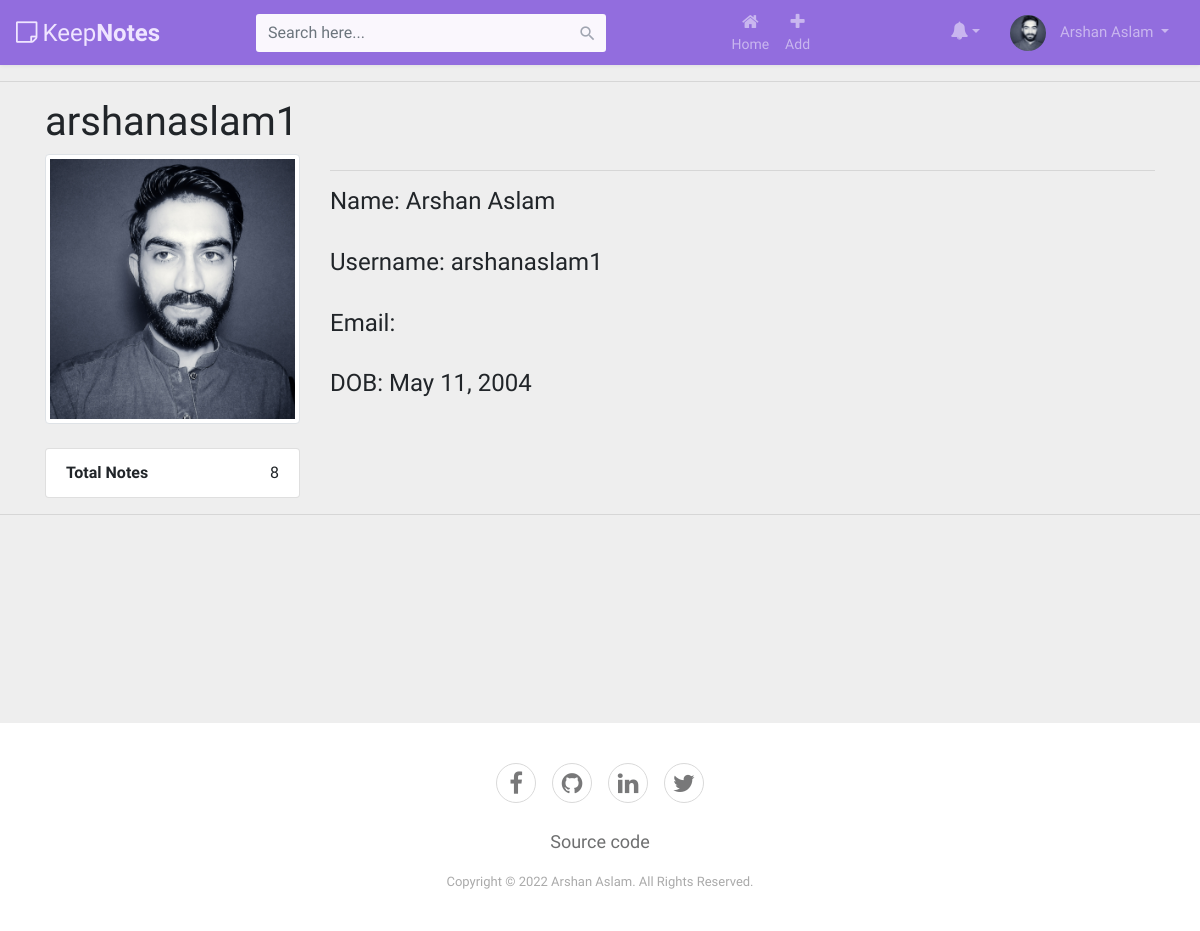
/accoun/3/profile (signed in), run on the app's committed database.
### accounts/models.py (models this page shows, shortened)
class User(AbstractUser):
    username_alphanumeric_validator = RegexValidator(r'^[0-9a-zA-Z]*$', 'Only alphanumeric characters are allowed.')
    username = models.CharField(
        _('username'),
        max_length=150,
        unique=True,
        help_text=_('Only alphanumeric characters are allowed'),
        validators=[username_alphanumeric_validator],
        error_messages={
            'unique': _("A user with that username already exists."),
        }
    )
    first_name = models.CharField(_('first name'), max_length=150, blank=True, null=False)
    last_name = models.CharField(_('last name'), max_length=150, blank=True, null=False)
    date_of_birth = models.DateField(_('date_of_birth'), max_length=150, blank=True, null=True)
    email = models.EmailField(unique=True)
    avatar = models.ImageField(upload_to="profiles/avatars/", default='default.png', null=True, blank=True)

### accounts/views.py (the view)
# urls.py: path('<int:pk>/profile', views.ProfileView.as_view(), name='profile'),
class ProfileView(LoginRequiredMixin, UserPassesTestMixin, gen_views.DetailView):
    model = User
    template_name = 'accounts/profile.html'
    context_object_name = 'object'
    def test_func(self):
        object = self.get_object()
        if self.request.user.id == object.id:
            return True
        return False

### accounts/templates/accounts/profile.html (shortened to what this page needs)
{% extends 'main/base.html' %}
{% load crispy_forms_tags %}
{% block content %}
    <hr>
    <div class="container bootstrap snippet">
        <div class="row">
            <div class="col-sm-10"><h1>{{ user.username }} </h1></div>
        </div>
        <div class="row">
            <div class="col-sm-3">
                <div class="text-center">
                    <img src="{{ user.avatar.url }}" class="avatar img-circle img-thumbnail"
                         alt="{% if user.first_name %}{{ user.first_name|title }}{% endif %}
                                {% if user.last_name %}{{ user.last_name|title }}{% endif %}">
                </div>
                </hr><br>
                <ul class="list-group">
                    <li class="list-group-item text-right"><span
                            class="pull-left"><strong>Total Notes</strong></span> {{ object.notes.count }}</li>
                </ul>
            </div>
            <div class="col-sm-9">
                <div class="tab-content">
                    <hr>
                    <div class="form-group">
                        <div class="col-xs-6">
                            <label for="first_name"><h4>Name:
                                {% if user.first_name %}{{ user.first_name|title }}{% endif %}
                                {% if user.last_name %}{{ user.last_name|title }}{% endif %}</h4></label>
                        </div>
                    </div>
                    <div class="form-group">
                        <div class="col-xs-6">
                            <label for="first_name"><h4>Username: {{ user.username }}</h4></label>
                        </div>
                    </div>
                    <div class="form-group">
                        <div class="col-xs-6">
                            <label for="first_name"><h4>Email: {{ user.email }}</h4></label>
                        </div>
                    </div>
                    <div class="form-group">
                        <div class="col-xs-6">
                            <label for="first_name"><h4>DOB: {{ user.date_of_birth }}</h4></label>
                        </div>
                    </div>
                </div>
            </div>
            </div>
            </div>
    <hr>
{% endblock content %}

### templates/main/base.html (shortened to what this page needs)
{% load static %}
<!DOCTYPE html>
<html lang="en">
<head>
    <link rel="stylesheet" href="https://stackpath.bootstrapcdn.com/bootstrap/4.5.0/css/bootstrap.min.css">
    <link rel="stylesheet" href="https://maxcdn.bootstrapcdn.com/font-awesome/4.7.0/css/font-awesome.min.css">
    <link rel="stylesheet" href="{% static "assets/keep_note/css/main.css" %}">
</head>
<body>
<nav class="navbar navbar-expand-xl navbar-dark bg-dark">
    <a href="{% if user.is_authenticated %}{% url 'author_notes_list' %}{% else %}{% url 'home' %}{% endif %}" class="navbar-brand"><i class="fa fa-sticky-note-o"></i>Keep<b>Notes</b></a>
    <div id="navbarCollapse" class="collapse navbar-collapse justify-content-start">
        {% if user.is_authenticated %}
            <form action="{% url 'search_results' %}" method="get" class="navbar-form form-inline">
                <div class="input-group search-box">
                    <input type="text" name="q" id="search" class="form-control" placeholder="Search here...">
                    <span class="input-group-addon"><i class="material-icons">&#xE8B6;</i></span>
                </div>
            </form>
            <div class="navbar-nav ml-auto">
                <a href="{% url 'author_notes_list' %}" class="nav-item nav-link"><i
                        class="fa fa-home"></i><span>Home</span></a>
                <a href="{% url 'note_create' %}" class="nav-item nav-link"><i
                        class="fa fa-plus"></i><span>Add</span></a>
            </div>
            <div class="navbar-nav ml-auto">
                <div class="nav-item dropdown">
                    <a href="#" data-toggle="dropdown" class="nav-item nav-link dropdown-toggle user-action"><i
                            class="fa fa-bell"></i></a>
                </div>
            </div>
            </div>
            <div class="navbar-nav ml-auto">
                <div class="nav-item dropdown">
                    <a href="#" data-toggle="dropdown" class="nav-item nav-link dropdown-toggle user-action"><img
                            src="{{ user.avatar.url }}" class="avatar"
                            alt="{% if user.first_name %}{{ user.first_name|title }}{% endif %}
                                {% if user.last_name %}{{ user.last_name|title }}{% endif %}">
                        {% if user.first_name %}{{ user.first_name|title }}{% endif %}
                        {% if user.last_name %}{{ user.last_name|title }}{% endif %}
                    </a>
                </div>
            </div>
        {% else %}
            <div class="navbar-nav ml-auto action-buttons">
                <a href="{% url 'account_login' %}" class="btn nav-link  mr-4">Login</a>
                <a href="{% url 'account_signup' %}" class="btn btn-primary sign-up-btn ">Sign up</a>
            </div>
        {% endif %}
</nav>
{% block content %}
{% endblock content %}
<br>
<br>
<br>
<br>
<br>
<br>
<br>
<br>
<div class="footer-basic">
        <footer>
            <div class="social"><a href="https://www.facebook.com/arshanaslam1"><i class="fa fa-facebook"></i></a><a href="https://github.com/arshanaslam1"><i class="fa fa-github"></i></a><a href="https://www.linkedin.com/in/arshanaslam1/"><i class="fa fa-linkedin"></i></a><a href="https://twitter.com/arshanaslam1"><i class="fa fa-twitter"></i></a></div>
            <ul class="list-inline">
                <li class="list-inline-item"><a href="https://github.com/arshanaslam1/keep-notes">Source code</a></li>
            </ul>
            <p class="copyright">Copyright © 2022 Arshan Aslam. All Rights Reserved.</p>
        </footer>
    </div>
</body>
</html>

### static/assets/keep_note/css/main.css (style rules this page uses)
body { background: #eeeeee; font-family: 'Varela Round', sans-serif; }
.navbar { color: #fff; background: #926dde !important; padding: 5px 16px; border-radius: 0; border: none; box-shadow: 0 0 4px rgba(0, 0, 0, .1); }
.navbar img { border-radius: 50%; width: 36px; height: 36px; margin-right: 10px; }
.navbar .navbar-brand { color: #efe5ff; padding-left: 0; padding-right: 50px; font-size: 24px; }
.navbar .navbar-brand i { font-size: 25px; margin-right: 5px; }
.search-box { position: relative; }
.search-box input { padding-right: 35px; min-height: 38px; border: none; background: #faf7fd; border-radius: 3px !important; }
.search-box .input-group-addon { min-width: 35px; border: none; background: transparent; position: absolute; right: 0; z-index: 9; padding: 10px 7px; height: 100%; }
.search-box i { color: #a0a5b1; font-size: 19px; }
.navbar .nav-item i { font-size: 18px; }
.navbar .nav-item span { position: relative; top: 3px; }
.navbar .navbar-nav > a { color: #efe5ff; padding: 8px 15px; font-size: 14px; }
.navbar .navbar-nav > a > i { display: block; text-align: center; }
.navbar .navbar-nav .user-action { padding: 9px 15px; font-size: 15px; }
@media (min-width: 1200px) { .form-inline .input-group { width: 350px; margin-left: 30px; } }
input, textarea { border-radius: 3px !important; }
.form-control { font-size: 16px; transition: all 0.4s; box-shadow: none; }
.form-control, .btn { border-radius: 50px; outline: none !important; }
.footer-basic { padding: 40px 0; background-color: #ffffff; color: #4b4c4d; left: 0; bottom: 0; width: 100%; }
.footer-basic ul { padding: 0; list-style: none; text-align: center; font-size: 18px; line-height: 1.6; margin-bottom: 0; }
.footer-basic li { padding: 0 10px; }
.footer-basic ul a { color: inherit; text-decoration: none; opacity: 0.8; }
.footer-basic .social { text-align: center; padding-bottom: 25px; }
.footer-basic .social > a { font-size: 24px; width: 40px; height: 40px; line-height: 40px; display: inline-block; text-align: center; border-radius: 50%; border: 1px solid #ccc; margin: 0 8px; color: inherit; opacity: 0.75; }
.footer-basic .copyright { margin-top: 15px; text-align: center; font-size: 13px; color: #aaa; margin-bottom: 0; }

### data on the page
User: avatar (picture), first_name "Arshan", last_name "Aslam", username "arshanaslam1", notes.count "8", date_of_birth "May 11, 2004"
